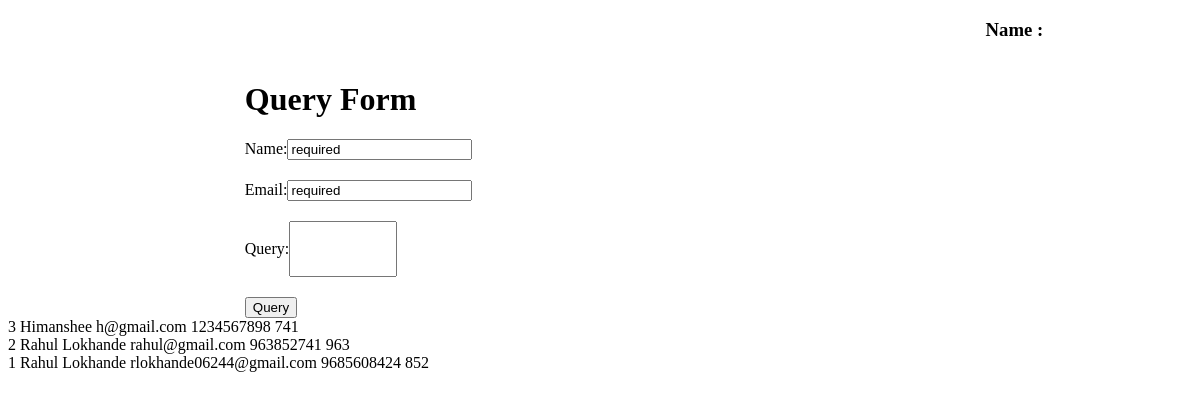
Page /slice/ on the earlier database version.
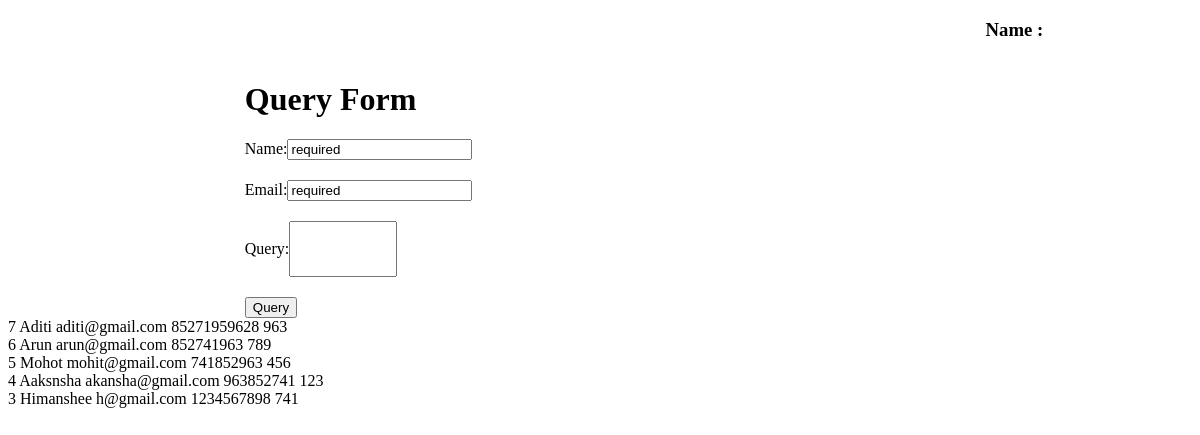
Same page on the later database version.
### app/models.py (models this page shows)
class Student(models.Model):
    stu_name=models.CharField(max_length=50)
    stu_email=models.EmailField()
    stu_contact=models.IntegerField()
    stu_password=models.CharField(max_length=25)
    def __str__(self):
       return self.stu_name

### app/views.py (the view)
# urls.py: path('slice/', views.slice, name='slice'),
def slice(request):
    data=(Student.objects.all().order_by('-id')[:5])
    print(data)
    return render (request, 'dashboard.html', {'data':data})

### app/templates/dashboard.html (shortened to what this page needs)
<!DOCTYPE html>
<html lang="en">
<head>
</head>
<body>
    <nav>
        <div>
            <h3 style="margin-left: 70%;" align="center">Name : {{nm}}</h3>
        </div>
    </nav>
    <div style="display: flex;">
        <div style="margin-left: 20%;">
            <h1>Query Form</h1>
            <form  action="{% url 'query' %}" method="post">
                Name:<input style="margin-bottom: 20px;" type="text" name="name" readonly="readonly" value={{nm}} required /> <br>
                Email:<input style="margin-bottom: 20px;" type="email" readonly="readonly" name="email" value={{em}} required /> <br>
                Query:<input style="margin-bottom: 20px;width: 100px; height: 50px;" type="text"  name="query" required /> <br>
                <button>Query</button>
            </form>
        </div>
    </div>
    {% for i in data %}
    {{i.id}}
    {{i.stu_name}}
    {{i.stu_email}}
    {{i.stu_contact}}
    {{i.stu_password}}
    <br/>
    {% endfor %}
</body>
</html>

Differences in the rows shown:
no longer on this page (row unchanged): Student: id "2", stu_name "Rahul Lokhande", stu_email "rahul@gmail.com", stu_contact "963852741", stu_password "963"
no longer on this page (row unchanged): Student: id "1", stu_name "Rahul Lokhande", stu_email "rlokhande06244@gmail.com", stu_contact "9685608424", stu_password "852"
added Student: id "7", stu_name "Aditi", stu_email "aditi@gmail.com", stu_contact "85271959628", stu_password "963"
added Student: id "6", stu_name "Arun", stu_email "arun@gmail.com", stu_contact "852741963", stu_password "789"
added Student: id "5", stu_name "Mohot", stu_email "mohit@gmail.com", stu_contact "741852963", stu_password "456"
added Student: id "4", stu_name "Aaksnsha", stu_email "akansha@gmail.com", stu_contact "963852741", stu_password "123"
